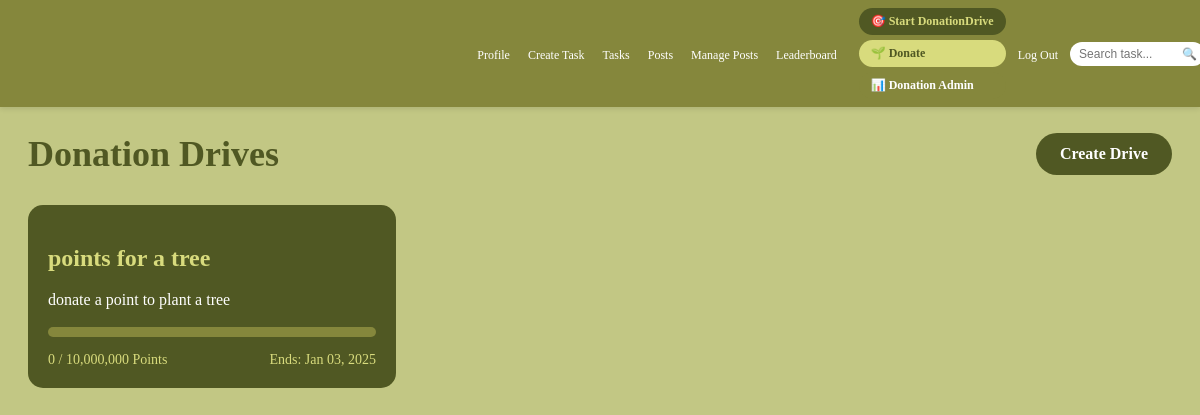
Screenshot of /php/donation_drives.php (signed in) with the database file from the repository.
### tables this page shows
CREATE TABLE `donation_drives` (
  `drive_id` int(11) NOT NULL,
  `title` varchar(255) NOT NULL,
  `description` text NOT NULL,
  `goal_amount` int(11) NOT NULL,
  `current_amount` int(11) DEFAULT 0,
  `creator_id` int(11) NOT NULL,
  `end_date` date NOT NULL,
  `created_at` datetime NOT NULL
);

### classes/DonationManager.php (called while the page is built, shortened)
<?php
class DonationManager {
    private $conn;
    public function __construct($db) {
        $this->conn = $db;
    }
    public function getAllDonationDrives() {
        try {
            $query = "SELECT d.*, u.username as creator_name,
                            (SELECT COUNT(*) FROM donations WHERE drive_id = d.drive_id) as donor_count
                     FROM donation_drives d
                     LEFT JOIN users u ON d.creator_id = u.user_id
                     WHERE d.end_date >= CURRENT_DATE
                     ORDER BY d.created_at DESC";
            $stmt = $this->conn->prepare($query);
            $stmt->execute();
            return $stmt->fetchAll(PDO::FETCH_ASSOC);
        } catch (PDOException $e) {
            error_log("Error fetching donation drives: " . $e->getMessage());
            return [];
        }
    }
}

### php/donation_drives.php (the view, shortened to what this page needs)
<?php
require_once '../database/dbConnection.php';
require_once '../classes/DonationManager.php';
$database = new Database();
$conn = $database->getConnection();
$donationManager = new DonationManager($conn);
$drives = $donationManager->getAllDonationDrives();
?>
<!DOCTYPE html>
<html lang="en">
<head>
    <link rel="stylesheet" href="../css/donation_drives.css">
    <link rel="stylesheet" href="../css/navbar.css">
</head>
<body>
    <?php include 'components/navbar.php'; ?>
    <div class="container">
        <div class="drives-header">
            <h1>Donation Drives</h1>
            <a href="create_donation_drive.php" class="create-drive-btn">Create Drive</a>
        </div>
        <div class="drives-grid">
            <?php foreach($drives as $drive): ?>
                <div class="drive-card" onclick="showDriveDetails(<?php echo htmlspecialchars(json_encode($drive)); ?>)">
                    <h2><?php echo htmlspecialchars($drive['title']); ?></h2>
                    <div class="drive-info">
                        <p><?php echo htmlspecialchars($drive['description']); ?></p>
                        <div class="progress-bar">
                        </div>
                        <div class="drive-stats">
                            <span><?php echo number_format($drive['current_amount']); ?> / <?php echo number_format($drive['goal_amount']); ?> Points</span>
                            <span>Ends: <?php echo date('M d, Y', strtotime($drive['end_date'])); ?></span>
                        </div>
                    </div>
                </div>
            <?php endforeach; ?>
        </div>
    </div>
</body>
</html>

### css/donation_drives.css (style rules this page uses)
body { background-color: #C2C784; min-height: 100vh; padding-top: 60px; }
.container { max-width: 1200px; margin: 40px auto; padding: 20px; }
.drives-header { display: flex; justify-content: space-between; align-items: center; margin-bottom: 30px; }
h1 { color: #505823; font-size: 36px; margin: 0; }
.create-drive-btn { background-color: #505823; color: white; padding: 12px 24px; border-radius: 25px; text-decoration: none; font-weight: bold; transition: all 0.3s ease; }
.drives-grid { display: grid; grid-template-columns: repeat(auto-fill, minmax(300px, 1fr)); gap: 20px; }
.drive-card { background-color: #505823; border-radius: 15px; padding: 20px; color: white; cursor: pointer; transition: all 0.3s ease; }
.drive-card h2 { color: #D8DB7D; margin-bottom: 15px; font-size: 24px; }
.drive-info p { margin-bottom: 15px; line-height: 1.5; }
.progress-bar { background-color: #85873C; height: 10px; border-radius: 5px; margin: 15px 0; overflow: hidden; }
.drive-stats { display: flex; justify-content: space-between; font-size: 14px; color: #D8DB7D; }

### css/navbar.css (style rules this page uses)
.container { margin-top: 45px; }

### rows the page displays
donation_drives: title "points for a tree", description "donate a point to plant a tree", current_amount "0", goal_amount "10,000,000", end_date "Jan 03, 2025"
